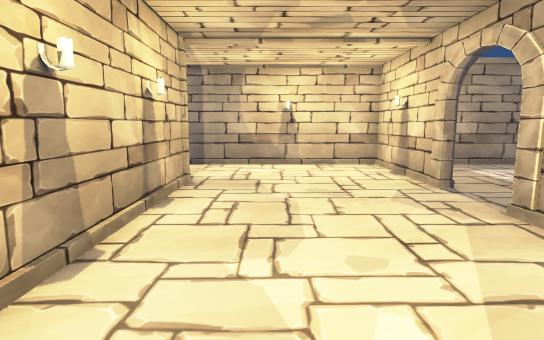
view 1 (above)

21 first-person views from a walk through a 3-D level made in the Unity game engine. The camera is 1.5 m above the floor, tilts 8° down and sees 80° across. The floor is counted in squares, 1 m on a side. Each view is taken from the middle of a square. On the plan, view 1 faces up. The plan holds only what a view shows up to about 15 squares ahead; the rest is blank. The place goes on beyond the plan. The player character is not drawn. Some animated figures are left out. Some surface patterns are stand-ins.

view 2
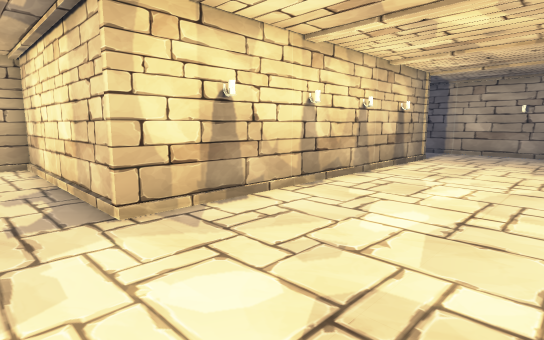

view 3
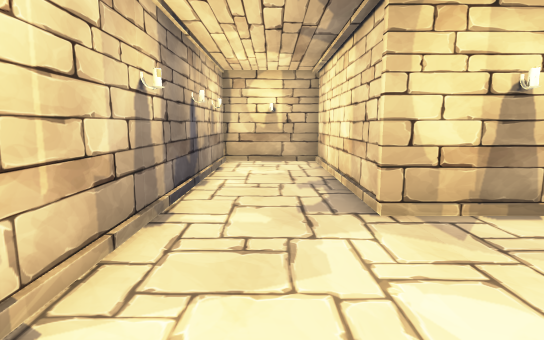

view 4
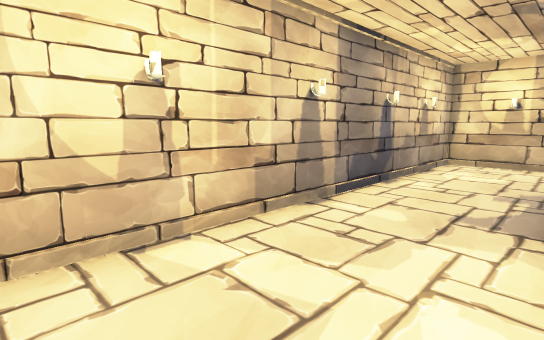

view 5
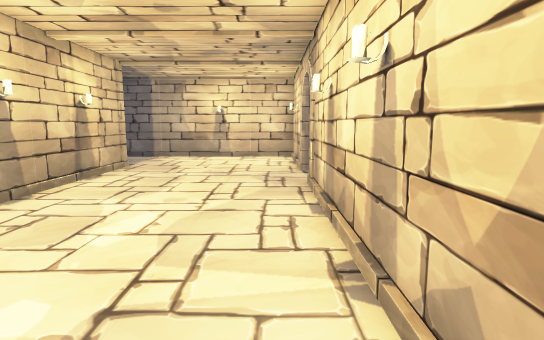

view 6
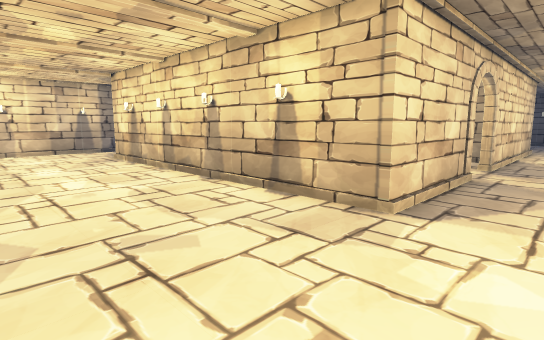

view 7
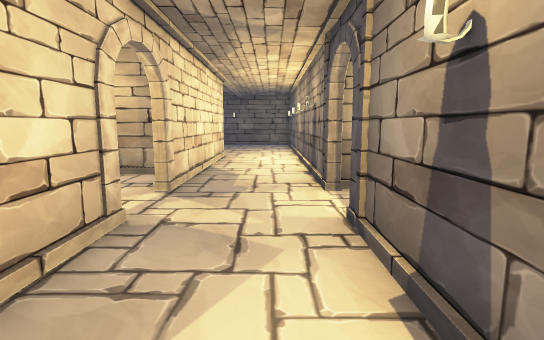

view 8
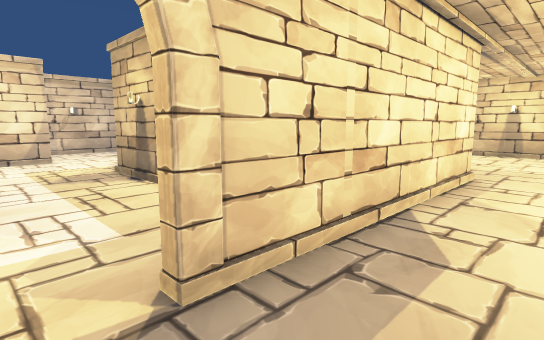

view 9
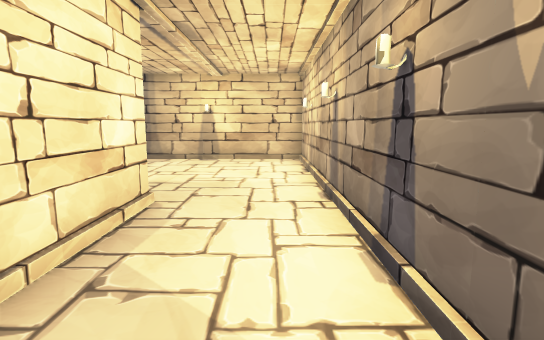

view 10
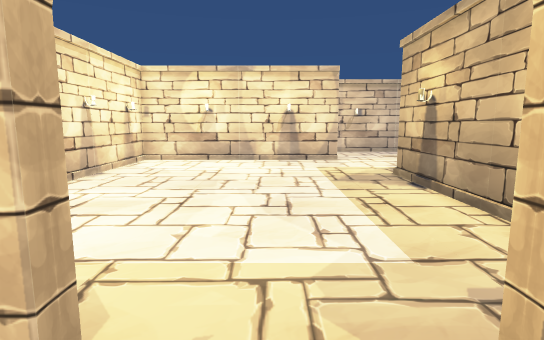

view 11
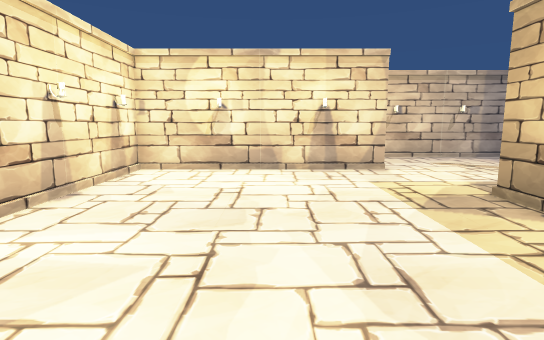

view 12
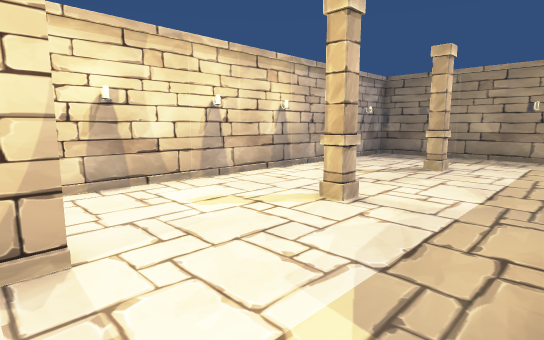

view 13
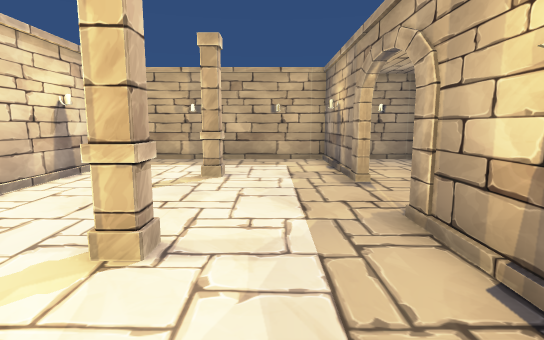

view 14
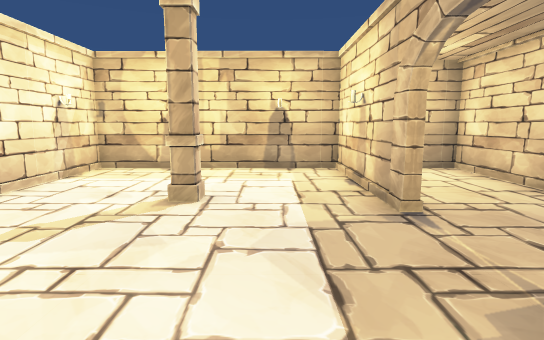

view 15
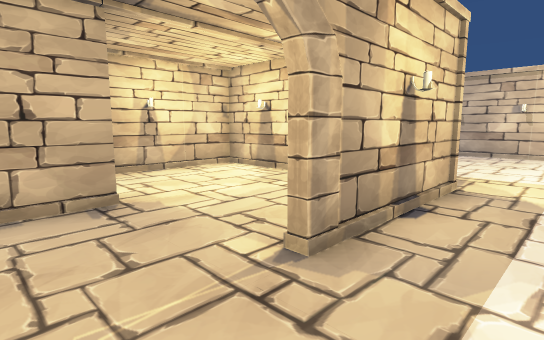

view 16
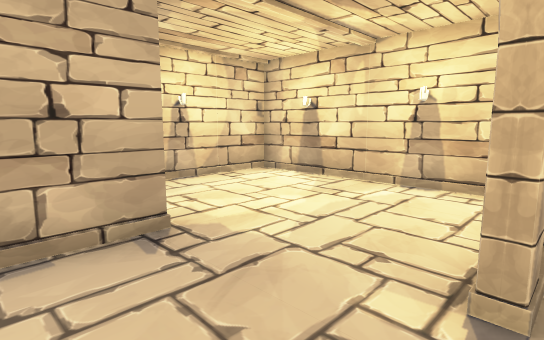

view 17
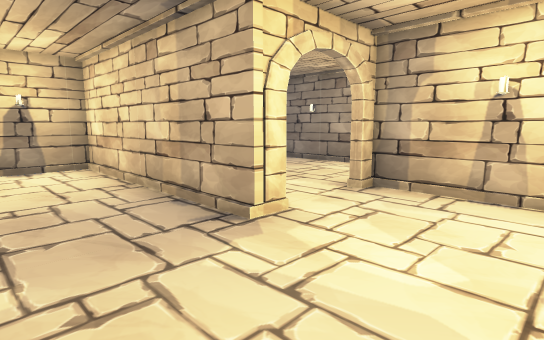

view 18
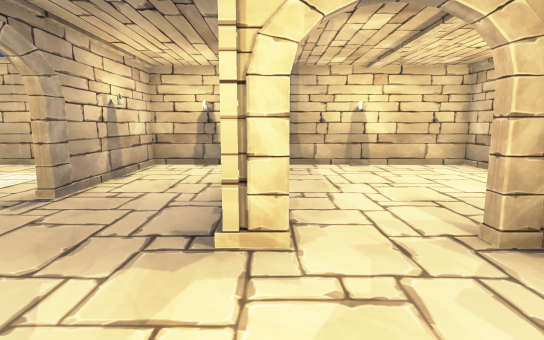

view 19
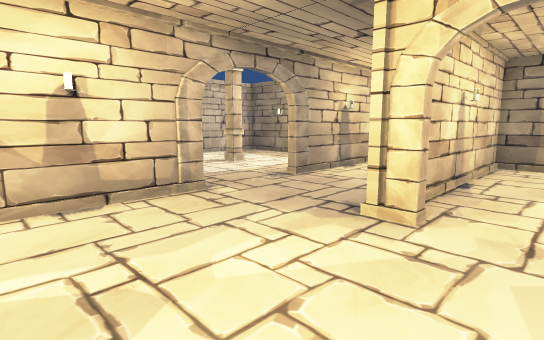

view 20
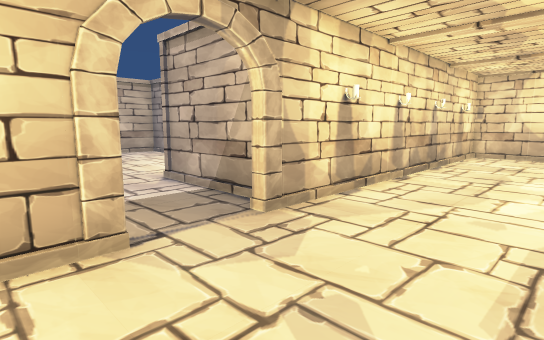

view 21
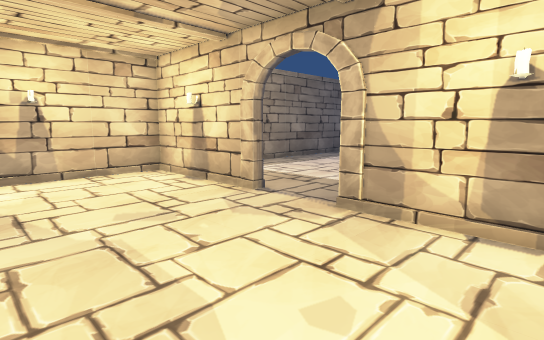

### Floor plan
Points are (right, up) in squares from view 1. A wall is a line through its corners. A room is listed if a view was taken in it or the views show most of it. See-through windows are left out.
Room 1 (views 1, 2, 3, 4, 5, 6, 7, 8, 9, 10, 20, 21)
walls: (-6.9, 8.2) (-6.9, 8.6) (-2.3, 8.6) (-2.3, -4.1) (-10.4, -4.1) (-10.4, -8) (4, -8) (4, 5.2); (-9.2, 12.3) (-26.2, 12.3) (-26.2, 3.9); (4, 7.6) (4, 12.3) (-7.1, 12.3); (-18.2, 8.6) (-9.3, 8.6); (-26.2, 4.6) (-19.9, 4.6)
ways out: opening at (-18, 6.5) to room 2; opening at (-8, 8) to room 2; opening at (4, 6.5)
Room 2 (views 11, 12, 13, 14, 15, 16, 17, 18, 19)
walls: (-12, 1.5) (-12, 8.4) (-17.8, 8.4); (-10.9, -3.9) (-2.5, -3.9) (-2.5, 2); (-20.4, 0.3) (-26.2, 0.3) (-26.2, -8) (-11.6, -8); (-18.2, 5.2) (-17.8, 5.2) (-17.8, 4.4) (-26.2, 4.4); (-11.8, 7.9) (-11.8, 0.3) (-17.2, 0.3) (-17.2, 0.5) (-13.5, 0.5); (-17.8, 7.8) (-18.2, 7.8); (-9.3, 8.6) (-9.3, 8.2); (-26.2, 3.9) (-26.2, 0.5) (-20.4, 0.5)
ways out: opening at (-18, 6.5) to room 1; opening at (-8, 8) to room 1
objects: pillar (-22, -4) to (-21, -4); pillar (-16, -4)

Positions as (right, up) in squares from view 1, and headings:
1: (0, 0), facing up
2: (3, -6), facing up-left
3: (3, -6), facing left
4: (3, -4), facing down-left
5: (3, -3), facing up
6: (3, 11), facing down-left
7: (-2, 11), facing left
8: (-8, 11), facing down-left
9: (-12, 11), facing left
10: (-8, 10), facing down
11: (-7, 7), facing down
12: (-10, 0), facing down-left
13: (-12, -2), facing left
14: (-15, -2), facing left
15: (-20, -2), facing up-right
16: (-20, 0), facing up-right
17: (-14, 1), facing up-left
18: (-14, 5), facing left
19: (-13, 7), facing down-left
20: (0, 9), facing down-right
21: (-1, 2), facing up-right
